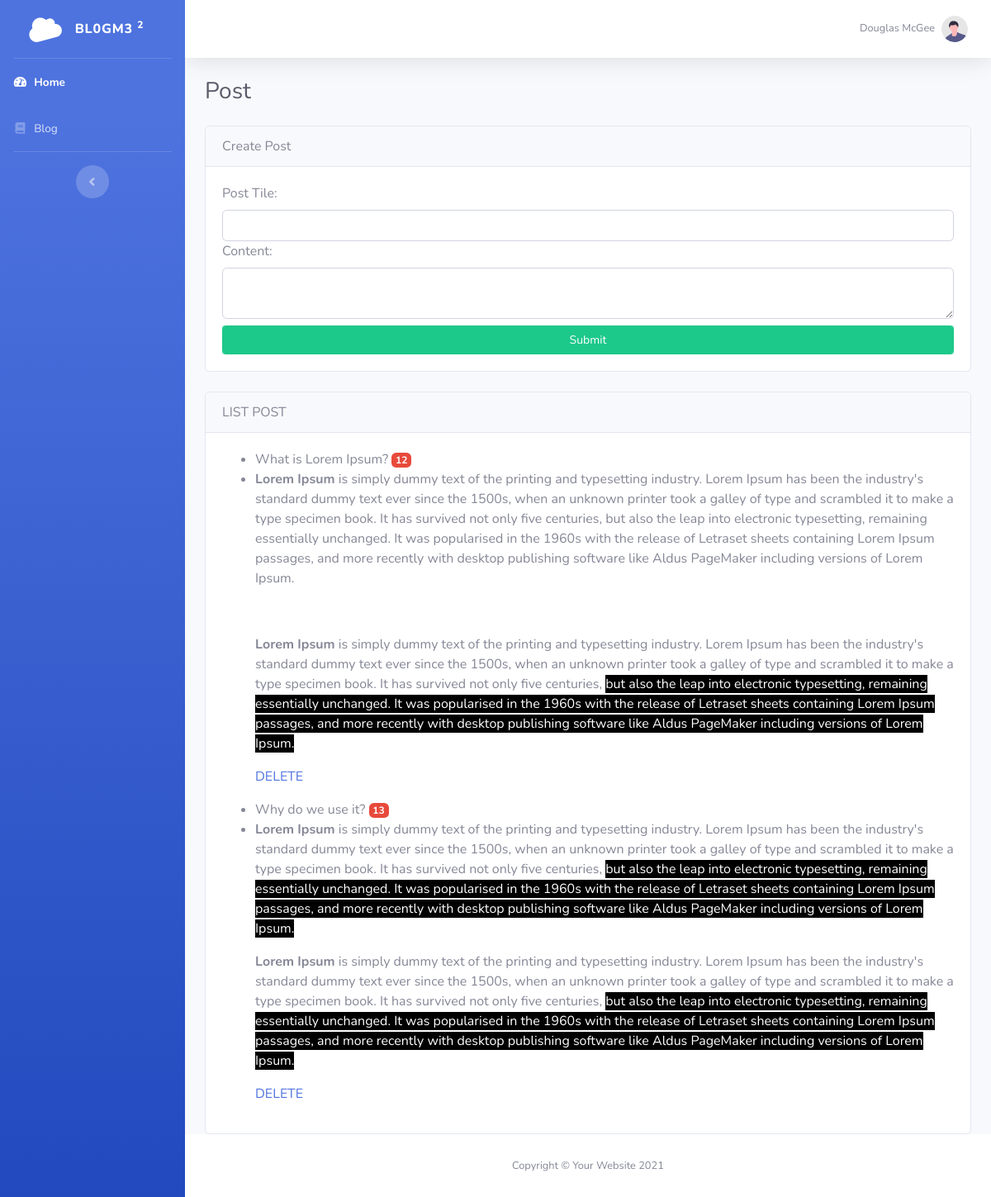
Page /index.php/blog/post on the committed database.
### tables this page shows
CREATE TABLE `blog_post` (
  `id` int(11) NOT NULL,
  `post_title` varchar(225) NOT NULL,
  `post_content` text NOT NULL
);

### application/controllers/Blog.php (called while the page is built, shortened)
<?php
class Blog extends CI_Controller {
    public function post(){
            $data['title'] = 'Post';
            $data['posts'] = $this->blog_model->get_posts();
            $this->form_validation->set_rules('post_title','Post Title','required');
            $this->form_validation->set_rules('post_content','Post Content');
            if($this->form_validation->run() === FALSE){
                $this->load->view('includes/head');
                $this->load->view('includes/siderbar');
                $this->load->view('includes/header');
                $this->load->view('blog/blog-post', $data);
                $this->load->view('includes/footer');
            }
        }
}

### index.php (called while the page is built, shortened)
<?php
require_once BASEPATH.'core/CodeIgniter.php';

### application/models/Blog_model.php (called while the page is built, shortened)
<?php
class Blog_model extends CI_Model{
		public function get_posts(){
			$query = $this->db->get('blog_post');
			return $query->result_array();
		}
}

### application/views/blog/blog-post.php (the view)
    <div class="container-fluid">
        <div class="d-sm-flex align-items-center justify-content-between mb-4">
            <h1 class="h3 mb-0 text-gray-800"><?php echo $title; ?></h1>
        </div>
        <div class="row">
            <div class="col-lg-12">
               <div class="card">
                    <div class="card-header">
                        Create Post
                    </div>
                    <div class="card-body">
                        <?php echo form_open('blog/post'); ?>
                            <label for="post_title">Post Tile:</label>
                            <input class="form-control" type="text" id="post_title" name="post_title">
                            <label for="pst_content">Content:</label>
                            <textarea class="form-control" id="post_content" name="post_content" required></textarea>
                            <input class="form-control btn btn-sm btn-success mt-2"  type="submit" value="Submit">
                        </form>
                    </div>
               </div>
            </div>
        </div>
        <div class="row mt-4">
            <div class="col-lg-12">
                <div class="card">
                    <div class="card-header">
                    LIST POST
                    </div>
                    <div class="card-body">
                    <?php foreach($posts as $post): ?>
                            <ul>
                                <li><?php echo $post['post_title']; ?> <span class="badge badge-sm badge-danger"><?php echo $post['id'] ?></span></li>
                                <li><?php echo $post['post_content']; ?><span class="badge badge-sm badge-danger"></li>
                                <a href="<?php echo base_url(); ?>blog/post/delete/<?php echo $post['id'] ?>">DELETE</a>
                            </ul>
                    <?php endforeach; ?>
                    </div>
                </div>
            </div>
        </div>
</div>

### application/views/includes/head.php (shortened to what this page needs)
<!DOCTYPE html>
<html lang="en">
<head>
    <link href="<?php echo base_url(); ?>/assets/vendor/fontawesome-free/css/all.min.css" rel="stylesheet" type="text/css">
    <link href="<?php echo base_url(); ?>/assets/css/sb-admin-2.min.css" rel="stylesheet">
</head>
<body id="page-top">
    <div id="wrapper">

### application/views/includes/siderbar.php
<ul class="navbar-nav bg-gradient-primary sidebar sidebar-dark accordion" id="accordionSidebar">
    <a class="sidebar-brand d-flex align-items-center justify-content-center" href="index.html">
        <div class="sidebar-brand-icon rotate-n-15">
            <i class="fas fa-cloud"></i>
        </div>
        <div class="sidebar-brand-text mx-3">Bl0gM3 <sup>2</sup></div>
    </a>
    <hr class="sidebar-divider my-0">
    <li class="nav-item active">
        <a class="nav-link" href="<?php base_url(); ?>">
            <i class="fas fa-fw fa-tachometer-alt"></i>
            <span>Home</span></a>
    </li>
    <li class="nav-item">
        <a class="nav-link" href="<?php echo base_url(); ?>blog/post">
            <i class="fas fa-fw fa-book"></i>
            <span>Blog</span></a>
    </li>
    <hr class="sidebar-divider">
    <div class="text-center d-none d-md-inline">
        <button class="rounded-circle border-0" id="sidebarToggle"></button>
    </div>
</ul>

### application/views/includes/header.php (shortened to what this page needs)
<div id="content-wrapper" class="d-flex flex-column">
    <div id="content">
        <nav class="navbar navbar-expand navbar-light bg-white topbar mb-4 static-top shadow">
            <ul class="navbar-nav ml-auto">
                <li class="nav-item dropdown no-arrow">
                    <a class="nav-link dropdown-toggle" href="#" id="userDropdown" role="button"
                        data-toggle="dropdown" aria-haspopup="true" aria-expanded="false">
                        <span class="mr-2 d-none d-lg-inline text-gray-600 small">Douglas McGee</span>
                        <img class="img-profile rounded-circle"
                            src="img/undraw_profile.svg">
                    </a>
                </li>
            </ul>
        </nav>

### application/views/includes/footer.php (shortened to what this page needs)
</div>
            <footer class="sticky-footer bg-white">
                <div class="container my-auto">
                    <div class="copyright text-center my-auto">
                        <span>Copyright &copy; Your Website 2021</span>
                    </div>
                </div>
            </footer>
        </div>
    </div>
</body>
</html>

### rows in the picture
blog_post: post_title "What is Lorem Ipsum?", id "12", post_content "Lorem Ipsum is simply dummy text of the printing and typesetting industry. Lorem Ipsum has been the industry's standard dummy text ever since the 1500s, when an unknown printer took a galley of type and scrambled it to make a type specimen book. It has survived not only five centuries, but also the leap into electronic typesetting, remaining essentially unchanged. It was popularised in the 1960s with the release of Letraset sheets containing Lorem Ipsum passages, and more recently with desktop publishing software like Aldus PageMaker including versions of Lorem Ipsum. Lorem Ipsum is simply dummy text of the printing and typesetting industry. Lorem Ipsum has been the industry's standard…"
blog_post: post_title "Why do we use it?", id "13", post_content "Lorem Ipsum is simply dummy text of the printing and typesetting industry. Lorem Ipsum has been the industry's standard dummy text ever since the 1500s, when an unknown printer took a galley of type and scrambled it to make a type specimen book. It has survived not only five centuries, but also the leap into electronic typesetting, remaining essentially unchanged. It was popularised in the 1960s with the release of Letraset sheets containing Lorem Ipsum passages, and more recently with desktop publishing software like Aldus PageMaker including versions of Lorem Ipsum. Lorem Ipsum is simply dummy text of the printing and typesetting industry. Lorem Ipsum has been the industry's standard…"

### other values in the picture
$title "Post"
